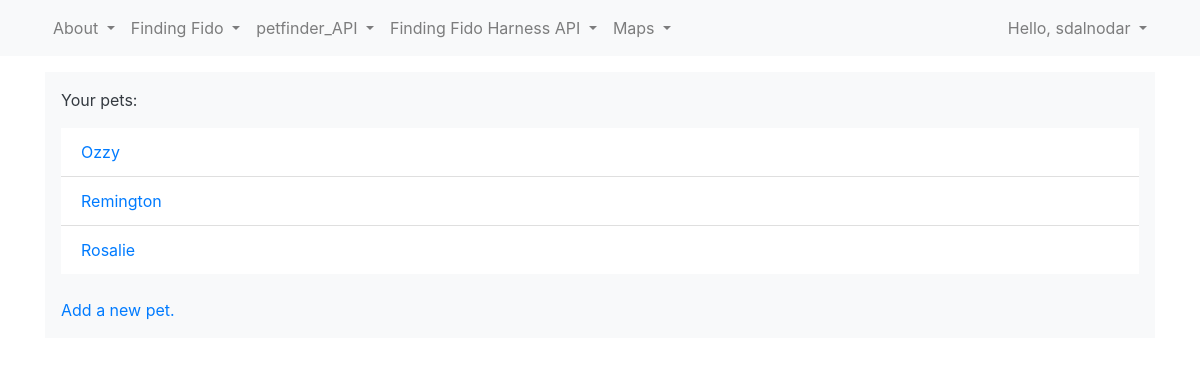
The app's page /pets (signed in) with its own data.
### ff_app/models.py (models this page shows)
class Pet(models.Model):
    name = models.CharField(max_length=50)
    date_added = models.DateTimeField(auto_now_add=True)
    description = models.CharField(max_length=200)
    disabilities = models.CharField(max_length=20, choices=DISABILITIES, default='none')
    owner = models.ForeignKey(User, on_delete = models.CASCADE)
    def __str__(self):
        return self.name

### ff_app/views.py (the view)
# urls.py: path('pets', views.pets, name='pets'),
@login_required
def pets(request):
    pets = Pet.objects.filter(owner=request.user).order_by('date_added')
    context = {'pets': pets}
    return render(request, 'ff_app/pets.html', context)

### ff_app/templates/ff_app/pets.html (shortened to what this page needs)
{% extends "ff_app/base.html" %}
{% block content %}
	<p>Your pets: </p>
  	<ul class='list-group list-group-flush'>
    	{% for pet in pets %}
      		<li class='list-group-item'>
      			<a href="{% url 'ff_app:pet' pet.id %}">{{ pet }}</a>
      		</li>
    	{% empty %}
			<li class='list-group-item'>No pets have been registered yet.... If you want one you should check out <a href="https://petfinder.com">Petfinder.</a></li>
		{% endfor %}
  	</ul>
  	<a href="{% url 'ff_app:new_pet' %}">Add a new pet.</a>
{% endblock content %}

### ff_app/templates/ff_app/base.html (shortened to what this page needs)
{% load bootstrap4 %}
<!DOCTYPE html>
<html lang='en'>
	<head>
   		{% bootstrap_css %}
	</head>
	<body>
    <nav class="navbar navbar-expand-lg fixed-top navbar-light bg-light">
      <div class="container">
		  <div id="navbar" class="navbar-collapse collapse">
			<ul class="nav navbar-nav">
				<li class="nav-item dropdown">
					<a class="nav-link dropdown-toggle" id="navbarDropdown" role="button" data-toggle="dropdown" aria-haspopup="true" aria-expanded="false">
						About
					</a>
				</li>
			</ul>
			<ul class="nav navbar-nav">
				<li class="nav-item dropdown">
					<a class="nav-link dropdown-toggle" id="navbarDropdown" role="button" data-toggle="dropdown" aria-haspopup="true" aria-expanded="false">
					Finding Fido
					</a>
				</li>
			</ul>
			<ul class="nav navbar-nav">
				<li class="nav-item dropdown">
					<a class="nav-link dropdown-toggle" id="navbarDropdown" role="button" data-toggle="dropdown" aria-haspopup="true" aria-expanded="false">
					petfinder_API
					</a>
				</li>
			</ul>
			<ul class="nav navbar-nav">
				<li class="nav-item dropdown">
					<a class="nav-link dropdown-toggle" id="navbarDropdown" role="button" data-toggle="dropdown" aria-haspopup="true" aria-expanded="false">
					Finding Fido Harness API
					</a>
				</li>
			</ul>
			<ul class="nav navbar-nav">
				<li class="nav-item dropdown">
					<a class="nav-link dropdown-toggle" id="navbarDropdown" role="button" data-toggle="dropdown" aria-haspopup="true" aria-expanded="false">
					Maps
					</a>
				</li>
			</ul>
		    <ul class="navbar-nav ml-auto">
		      {% if user.is_authenticated %}
				<li class="nav-item dropdown">
					<a class="nav-link dropdown-toggle" id="navbarDropdown" role="button" data-toggle="dropdown" aria-haspopup="true" aria-expanded="false">
					Hello, {{ user.username }}
					</a>
				</li>
		      {% else %}
		        <li class="nav-item"><a class="nav-link" href="{% url 'users:register' %}">register</a></li>
		        <li class="nav-item"><a class="nav-link" href="{% url 'users:login' %}">log in</a></li>
		      {% endif %}
		    </ul>
		  </div>
      </div>
    </nav>
    <div class="container">
      <div class="p-3 mb-2 bg-light text-dark">
        {% block content %}{% endblock content %}
      </div>
    </div>
	</body>
</html>

### records on screen
Pet: name "Ozzy"
Pet: name "Remington"
Pet: name "Rosalie"

### other values on screen
{{ user.username }} "sdalnodar"
